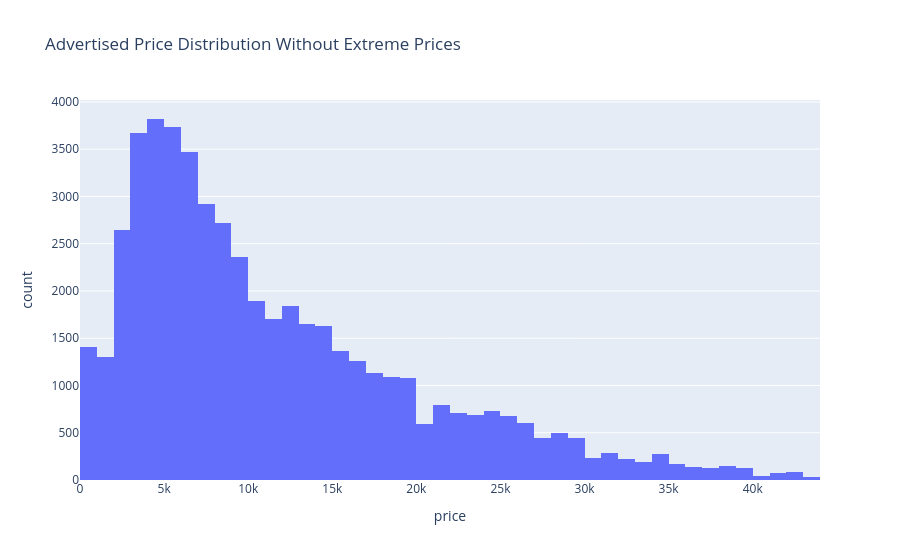

The notebook cell this image was saved under:
### Markdown cell above
## Distribución de precios anunciados sin valores extremos

Para mejorar la visualización, se excluyen los precios anunciados por encima del percentil 99.

### Code cell
price_limit = df['price'].quantile(0.99)

df_filtered = df[df['price'] <= price_limit]

fig = px.histogram(
    df_filtered,
    x='price',
    nbins=50,
    title='Advertised Price Distribution Without Extreme Prices'
)

fig.show()

### Figure 1 — Plotly figure (JSON) as saved in the notebook; plotly's stock layout.template omitted (floating-point values rounded to 4 significant figures; data arrays with more than 128 entries replaced by an {"elided": "..."} marker saying what was removed)
{"data": [{"bingroup": "x", "hovertemplate": "price=%{x}<br>count=%{y}<extra></extra>", "legendgroup": "", "marker": {"color": "#636efa", "pattern": {"shape": ""}}, "name": "", "nbinsx": 50, "orientation": "v", "showlegend": false, "type": "histogram", "x": {"elided": "51010 int values"}, "xaxis": "x", "yaxis": "y"}], "layout": {"barmode": "relative", "legend": {"tracegroupgap": 0}, "title": {"text": "Advertised Price Distribution Without Extreme Prices"}, "xaxis": {"anchor": "y", "domain": [0, 1], "title": {"text": "price"}}, "yaxis": {"anchor": "x", "domain": [0, 1], "title": {"text": "count"}}}}
